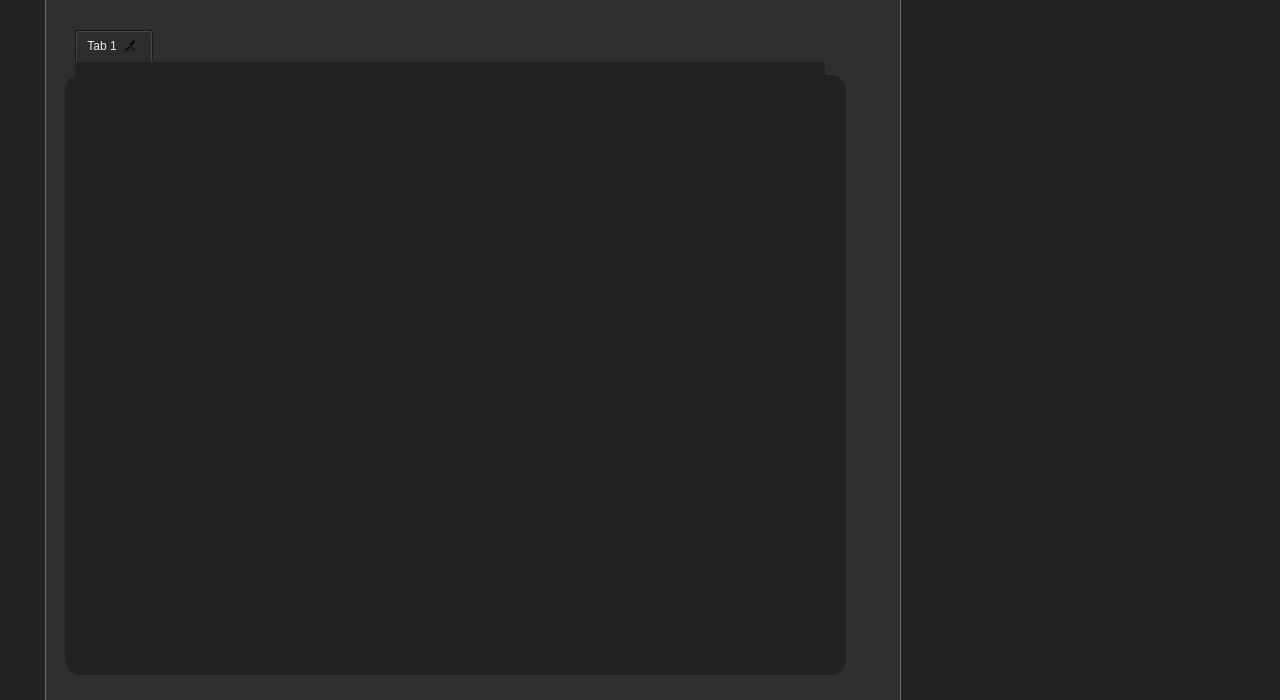
<?xml version="1.0" encoding="UTF-8"?>
<ui version="4.0">
 <class>MainWindow</class>
 <widget class="QMainWindow" name="MainWindow">
  <property name="geometry">
   <rect>
    <x>0</x>
    <y>0</y>
    <width>1280</width>
    <height>700</height>
   </rect>
  </property>
  <property name="windowTitle">
   <string>MainWindow</string>
  </property>
  <property name="styleSheet">
   <string notr="true">QWidget {
	border:none;
	background-color: rgb(33, 34, 35);
	color: #eee;
}

QToolButton {
	border: 1px solid #eee;
	min-width:18px;
	max-width:35px;
	min-height:18px;
	max-height:35px;
	border-radius: 10px;
	qproperty-alignment: AlignCenter;	
	font: 20px;
	font-weight:bold;
	color:#eee;
}

QToolButton:hover {
	background-color: rgb(238, 238, 238);
	color: rgb(46, 47, 48);
}


QToolButton:pressed {
	background-color: rgb(46, 47, 48);
	color: #eee;
}

QWidget#widget {
	background-color: none;
	border-left: 0.5px solid rgb(106, 106, 106);
}

QWidget#widget_2 {
	border-left: 0.5px solid rgb(106, 106, 106);
}

</string>
  </property>
  <widget class="QWidget" name="centralwidget">
   <widget class="QWidget" name="widget" native="true">
    <property name="geometry">
     <rect>
      <x>900</x>
      <y>0</y>
      <width>380</width>
      <height>700</height>
     </rect>
    </property>
    <widget class="QScrollArea" name="scrollArea">
     <property name="geometry">
      <rect>
       <x>20</x>
       <y>50</y>
       <width>350</width>
       <height>600</height>
      </rect>
     </property>
     <property name="styleSheet">
      <string notr="true">QScrollBar:horizontal
    {
        height: 15px;
        margin: 3px 15px 3px 15px;
        border: 1px transparent #2A2929;
        border-radius: 4px;
	    background-color: #2A2929;
    }

    QScrollBar::handle:horizontal
    {
        background-color: #eee;
        min-width: 5px;
        border-radius: 4px;
    }

    QScrollBar::add-line:horizontal
    {
        margin: 0px 3px 0px 3px;
        border-image: url(:/qss_icons/rc/right_arrow_disabled.png);
        width: 10px;
        height: 10px;
        subcontrol-position: right;
        subcontrol-origin: margin;
    }

    QScrollBar::sub-line:horizontal
    {
        margin: 0px 3px 0px 3px;
        border-image: url(:/qss_icons/rc/left_arrow_disabled.png);
        height: 10px;
        width: 10px;
        subcontrol-position: left;
        subcontrol-origin: margin;
    }

    QScrollBar::add-line:horizontal:hover,QScrollBar::add-line:horizontal:on
    {
        border-image: url(:/qss_icons/rc/right_arrow.png);
        height: 10px;
        width: 10px;
        subcontrol-position: right;
        subcontrol-origin: margin;
    }


    QScrollBar::sub-line:horizontal:hover, QScrollBar::sub-line:horizontal:on
    {
        border-image: url(:/qss_icons/rc/left_arrow.png);
        height: 10px;
        width: 10px;
        subcontrol-position: left;
        subcontrol-origin: margin;
    }

    QScrollBar::up-arrow:horizontal, QScrollBar::down-arrow:horizontal
    {
        background: none;
    }


    QScrollBar::add-page:horizontal, QScrollBar::sub-page:horizontal
    {
        background: none;
    }

    QScrollBar:vertical
    {
        background-color: #2A2929;
        width: 15px;
        margin: 15px 3px 15px 3px;
        border: 1px transparent #2A2929;
        border-radius: 4px;
    }

    QScrollBar::handle:vertical
    {
        background-color: #eee;         /* #605F5F; */
        min-height: 5px;
        border-radius: 4px;
    }

    QScrollBar::sub-line:vertical
    {
        margin: 3px 0px 3px 0px;
        border-image: url(:/qss_icons/rc/up_arrow_disabled.png);
        height: 10px;
        width: 10px;
        subcontrol-position: top;
        subcontrol-origin: margin;
    }

    QScrollBar::add-line:vertical
    {
        margin: 3px 0px 3px 0px;
        border-image: url(:/qss_icons/rc/down_arrow_disabled.png);
        height: 10px;
        width: 10px;
        subcontrol-position: bottom;
        subcontrol-origin: margin;
    }

    QScrollBar::sub-line:vertical:hover,QScrollBar::sub-line:vertical:on
    {
        border-image: url(:/qss_icons/rc/up_arrow.png);
        height: 10px;
        width: 10px;
        subcontrol-position: top;
        subcontrol-origin: margin;
    }

    QScrollBar::add-line:vertical:hover, QScrollBar::add-line:vertical:on
    {
        border-image: url(:/qss_icons/rc/down_arrow.png);
        height: 10px;
        width: 10px;
        subcontrol-position: bottom;
        subcontrol-origin: margin;
    }

    QScrollBar::up-arrow:vertical, QScrollBar::down-arrow:vertical
    {
        background: none;
    }

    QScrollBar::add-page:vertical, QScrollBar::sub-page:vertical
    {
        background: none;
    }</string>
     </property>
     <property name="widgetResizable">
      <bool>true</bool>
     </property>
     <widget class="QWidget" name="scrollAreaWidgetContents">
      <property name="geometry">
       <rect>
        <x>0</x>
        <y>0</y>
        <width>350</width>
        <height>600</height>
       </rect>
      </property>
     </widget>
    </widget>
    <widget class="QToolButton" name="toolButton">
     <property name="geometry">
      <rect>
       <x>330</x>
       <y>10</y>
       <width>35</width>
       <height>35</height>
      </rect>
     </property>
     <property name="styleSheet">
      <string notr="true">QToolButton {
	border:none;
	background-color:none;
	image: url(:/image/addFolder);
	max-width: 25px;
	max-height: 25px;
}

QToolButton:hover {
	image: url(:/image/addFolderHover);
}

QToolButton:pressed {
	image: url(:/image/addFolder);
}</string>
     </property>
     <property name="text">
      <string/>
     </property>
    </widget>
   </widget>
   <widget class="QWidget" name="widget_2" native="true">
    <property name="geometry">
     <rect>
      <x>45</x>
      <y>0</y>
      <width>855</width>
      <height>700</height>
     </rect>
    </property>
    <property name="styleSheet">
     <string notr="true">QWidget#widget_2 {
	/*border-left: 0.5px solid #eee;*/
	background-color: rgb(46, 47, 48);
}
QWidget#widget_3 {
	background-color: rgb(33, 34, 35);
	border-radius:15px;
}

QPlainTextEdit {
	font: 20px bold;
	color: #eee;
	padding: 5px;
}

QScrollBar:horizontal
    {
        height: 15px;
        margin: 3px 15px 3px 15px;
        border: 1px transparent #2A2929;
        border-radius: 4px;
	    background-color: #2A2929;
    }

    QScrollBar::handle:horizontal
    {
        background-color: #eee;
        min-width: 5px;
        border-radius: 4px;
    }

    QScrollBar::add-line:horizontal
    {
        margin: 0px 3px 0px 3px;
        border-image: url(:/qss_icons/rc/right_arrow_disabled.png);
        width: 10px;
        height: 10px;
        subcontrol-position: right;
        subcontrol-origin: margin;
    }

    QScrollBar::sub-line:horizontal
    {
        margin: 0px 3px 0px 3px;
        border-image: url(:/qss_icons/rc/left_arrow_disabled.png);
        height: 10px;
        width: 10px;
        subcontrol-position: left;
        subcontrol-origin: margin;
    }

    QScrollBar::add-line:horizontal:hover,QScrollBar::add-line:horizontal:on
    {
        border-image: url(:/qss_icons/rc/right_arrow.png);
        height: 10px;
        width: 10px;
        subcontrol-position: right;
        subcontrol-origin: margin;
    }


    QScrollBar::sub-line:horizontal:hover, QScrollBar::sub-line:horizontal:on
    {
        border-image: url(:/qss_icons/rc/left_arrow.png);
        height: 10px;
        width: 10px;
        subcontrol-position: left;
        subcontrol-origin: margin;
    }

    QScrollBar::up-arrow:horizontal, QScrollBar::down-arrow:horizontal
    {
        background: none;
    }


    QScrollBar::add-page:horizontal, QScrollBar::sub-page:horizontal
    {
        background: none;
    }

    QScrollBar:vertical
    {
        background-color: #2A2929;
        width: 15px;
        margin: 15px 3px 15px 3px;
        border: 1px transparent #2A2929;
        border-radius: 4px;
    }

    QScrollBar::handle:vertical
    {
        background-color: #eee;         /* #605F5F; */
        min-height: 5px;
        border-radius: 4px;
    }

    QScrollBar::sub-line:vertical
    {
        margin: 3px 0px 3px 0px;
        border-image: url(:/qss_icons/rc/up_arrow_disabled.png);
        height: 10px;
        width: 10px;
        subcontrol-position: top;
        subcontrol-origin: margin;
    }

    QScrollBar::add-line:vertical
    {
        margin: 3px 0px 3px 0px;
        border-image: url(:/qss_icons/rc/down_arrow_disabled.png);
        height: 10px;
        width: 10px;
        subcontrol-position: bottom;
        subcontrol-origin: margin;
    }

    QScrollBar::sub-line:vertical:hover,QScrollBar::sub-line:vertical:on
    {
        border-image: url(:/qss_icons/rc/up_arrow.png);
        height: 10px;
        width: 10px;
        subcontrol-position: top;
        subcontrol-origin: margin;
    }

    QScrollBar::add-line:vertical:hover, QScrollBar::add-line:vertical:on
    {
        border-image: url(:/qss_icons/rc/down_arrow.png);
        height: 10px;
        width: 10px;
        subcontrol-position: bottom;
        subcontrol-origin: margin;
    }

    QScrollBar::up-arrow:vertical, QScrollBar::down-arrow:vertical
    {
        background: none;
    }

    QScrollBar::add-page:vertical, QScrollBar::sub-page:vertical
    {
        background: none;
    }</string>
    </property>
    <widget class="QWidget" name="widget_3" native="true">
     <property name="geometry">
      <rect>
       <x>20</x>
       <y>75</y>
       <width>781</width>
       <height>600</height>
      </rect>
     </property>
     <property name="styleSheet">
      <string notr="true">background-color: rgb(33, 34, 35);</string>
     </property>
    </widget>
    <widget class="QTabWidget" name="tabWidget">
     <property name="geometry">
      <rect>
       <x>30</x>
       <y>30</y>
       <width>750</width>
       <height>620</height>
      </rect>
     </property>
     <property name="layoutDirection">
      <enum>Qt::LeftToRight</enum>
     </property>
     <property name="styleSheet">
      <string notr="true">QTabBar::tab {
    min-width:100px; 
    min-height:40px;
	border-radius: 7px;
	background-color: rgb(46, 47, 48);
	color: #eee;
	margin-left: 5px;
	border: 1px solid #eee;
	margin-bottom:5px;
	font: 14px;
	font-weight: bold;
	padding-left: 2px;
}

QWidget {
	background-color: rgb(33, 34, 35);
	border:none;
}

QTabBar {
	margin-bottom:5px;
}

QTabBar::tab::hover {
    color: rgb(46, 47, 48);
	background-color: rgb(238, 238, 238);
}

QTabBar::tab::selected {
    color: rgb(46, 47, 48);
	background-color: #eee;
}

QTabWidget::pane &gt; QWidget {
	background-color: rgb(46, 47, 48);
}

QTabWidget::pane {
	background-color:  rgb(46, 47, 48);
}

QTabBar::close-button {
	image: url(:/image/closeRed);
}

QTabBar::close-button::hover {
	image: url(:/image/closeRedHover);
}</string>
     </property>
     <property name="tabShape">
      <enum>QTabWidget::Rounded</enum>
     </property>
     <property name="currentIndex">
      <number>0</number>
     </property>
     <property name="iconSize">
      <size>
       <width>16</width>
       <height>16</height>
      </size>
     </property>
     <property name="elideMode">
      <enum>Qt::ElideNone</enum>
     </property>
     <property name="documentMode">
      <bool>false</bool>
     </property>
     <property name="tabsClosable">
      <bool>true</bool>
     </property>
     <property name="movable">
      <bool>true</bool>
     </property>
     <property name="tabBarAutoHide">
      <bool>false</bool>
     </property>
     <widget class="QWidget" name="tab">
      <attribute name="title">
       <string>Tab 1</string>
      </attribute>
     </widget>
    </widget>
   </widget>
   <widget class="QToolButton" name="toolButton_2">
    <property name="geometry">
     <rect>
      <x>10</x>
      <y>10</y>
      <width>25</width>
      <height>25</height>
     </rect>
    </property>
    <property name="styleSheet">
     <string notr="true">QToolButton {
	border:none;
	background-color:none;
	image: url(:/image/profile);
	max-width: 25px;
	max-height: 25px;
	min-width: 25px;
	min-height: 25px;
}

QToolButton:hover {
	image: url(:/image/profileHover);
}

QToolButton:pressed {
	image: url(:/image/profile);
}</string>
    </property>
    <property name="text">
     <string/>
    </property>
   </widget>
   <widget class="QToolButton" name="toolButton_3">
    <property name="geometry">
     <rect>
      <x>11</x>
      <y>650</y>
      <width>25</width>
      <height>25</height>
     </rect>
    </property>
    <property name="styleSheet">
     <string notr="true">QToolButton {
	border:none;
	background-color:none;
	image: url(:/image/settings);
	max-width: 25px;
	max-height: 25px;
}

QToolButton:hover {
	image: url(:/image/settingsHover);
}

QToolButton:pressed {
	image: url(:/image/settings);
}</string>
    </property>
    <property name="text">
     <string/>
    </property>
   </widget>
  </widget>
 </widget>
 <resources/>
 <connections/>
</ui>
